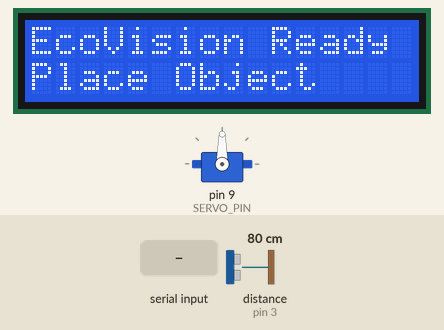
The sketch below on a simulated Arduino Uno, built with avr-gcc and run on an emulated ATmega328P. Parts: servo, 16×2 character LCD. Wiring (inferred from the names in the program): ultrasonic range finder: trigger pin 2; echo pin 3. Inputs (shaded band) come from the test bench; at power-on: distance to the obstacle (sensor on pin 3) 80 cm. The echo pulse lasts 58.3 µs per cm; what the sketch prints to the serial monitor is not drawn.

Above: at 2.8 s.
2.9 s: "BIO\n" received over Serial
At 3.5 s:
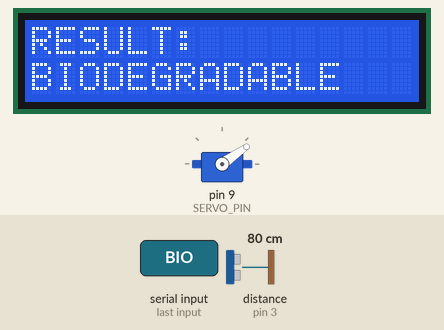
5.9 s: "NON_BIO\n" received over Serial
At 6.3 s:
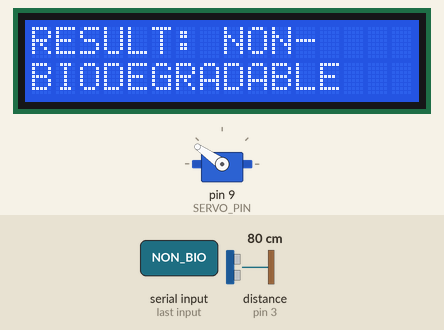
8.9 s: distance to the obstacle (sensor on pin 3) set to 2 cm
At 10.0 s:
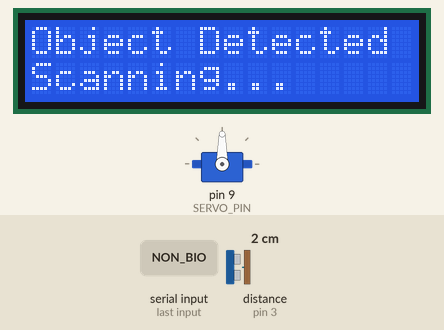
10.4 s: "MODE_AUTO\n" received over Serial
At 11.2 s:
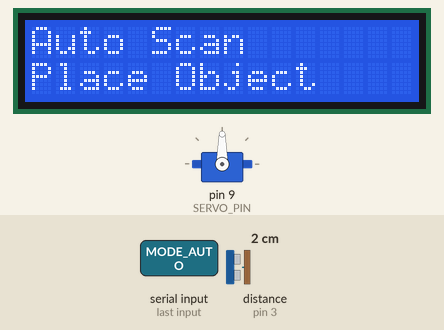
11.9 s: "MODE_MANUAL\n" received over Serial
At 12.7 s:
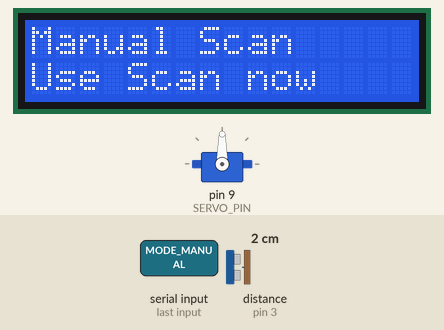
13.5 s: "BIO\n" received over Serial
At 16.6 s:
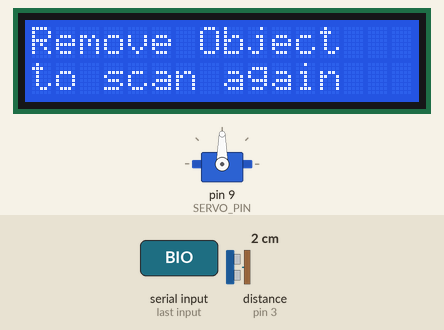
Timing chart, 0 to 17.5 s (numbered marks = the images above; inputs shaded):
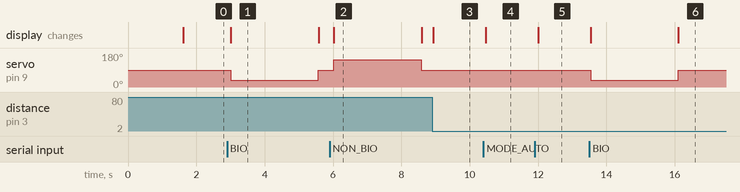

The sketch:

EcoVision_Final.ino
```cpp
#include <Wire.h>
#include <LiquidCrystal_I2C.h>
#include <Servo.h>

// =====================================================
// ECOVISION - AUTOMATIC GARBAGE CLASSIFICATION SYSTEM
// =====================================================

// HC-SR04
const int TRIG_PIN = 2;
const int ECHO_PIN = 3;

// Servo
const int SERVO_PIN = 9;

// I2C LCD: SDA -> A4, SCL -> A5
// If your LCD does not show text, try 0x3F instead of 0x27.
LiquidCrystal_I2C lcd(0x27, 16, 2);

Servo sortingServo;

// Detection distance in centimeters
const float DETECT_DISTANCE = 20.0;

// Servo positions - adjust these to match your sorter
const int CENTER_ANGLE = 90;
const int BIO_ANGLE = 35;
const int NON_BIO_ANGLE = 145;

bool objectPresent = false;

// Result display timing (non-blocking, so the sensor keeps reporting distance)
bool resultActive = false;
unsigned long resultStart = 0;
const unsigned long RESULT_TIME = 2500;

// Serial command buffer (non-blocking line reader)
String rxLine = "";

// Scan mode, set by the EcoVision website (MODE_AUTO / MODE_MANUAL).
// Auto   : the ultrasonic sensor starts the scan.
// Manual : the sensor still reports OBJECT_DETECTED and distance, but the LCD
//          waits for the person to press "Scan now" in the browser.
bool autoMode = true;
unsigned long lastDetectionTime = 0;
const unsigned long detectionDelay = 2000;


// =====================================================
// LCD HELPERS
// The LCD is 16 columns x 2 rows. "NON-BIODEGRADABLE" is 17 characters,
// so it cannot fit on one row. It is split over both rows instead:
//     RESULT: NON-
//     BIODEGRADABLE
// =====================================================

void showLcd(const char* line1, const char* line2) {
  lcd.clear();
  lcd.setCursor(0, 0);
  lcd.print(line1);
  lcd.setCursor(0, 1);
  lcd.print(line2);
}

void showReady() {
  showLcd("EcoVision Ready", "Place Object");
}


// =====================================================
// SETUP
// =====================================================

void setup() {
  Serial.begin(9600);

  pinMode(TRIG_PIN, OUTPUT);
  pinMode(ECHO_PIN, INPUT);

  sortingServo.attach(SERVO_PIN);
  sortingServo.write(CENTER_ANGLE);

  lcd.init();
  lcd.backlight();

  lcd.clear();
  lcd.setCursor(0, 0);
  lcd.print("EcoVision");
  lcd.setCursor(0, 1);
  lcd.print("Starting...");

  delay(1500);

  lcd.clear();
  lcd.setCursor(0, 0);
  lcd.print("EcoVision Ready");
  lcd.setCursor(0, 1);
  lcd.print("Place Object");

  Serial.println("ECOVISION_READY");
}


// =====================================================
// HC-SR04 DISTANCE
// =====================================================

float getDistance() {
  digitalWrite(TRIG_PIN, LOW);
  delayMicroseconds(2);

  digitalWrite(TRIG_PIN, HIGH);
  delayMicroseconds(10);

  digitalWrite(TRIG_PIN, LOW);

  long duration = pulseIn(ECHO_PIN, HIGH, 30000);

  if (duration == 0) {
    return -1;
  }

  return duration * 0.0343 / 2.0;
}


// =====================================================
// MAIN LOOP
// =====================================================

void loop() {
  // Check commands coming from the EcoVision browser via Web Serial
  readEcoVisionCommand();

  // End of the result display: centre the servo
  if (resultActive && millis() - resultStart >= RESULT_TIME) {
    resultActive = false;
    sortingServo.write(CENTER_ANGLE);
    if (objectPresent) showLcd("Remove Object", "to scan again");
    else showReady();
  }

  float distance = getDistance();

  if (distance > 0) {

    // Send distance to EcoVision
    Serial.print("DISTANCE:");
    Serial.println(distance, 1);

    // Object has arrived
    if (distance <= DETECT_DISTANCE && !objectPresent) {

      if (millis() - lastDetectionTime > detectionDelay) {

        objectPresent = true;
        lastDetectionTime = millis();

        lcd.clear();
        lcd.setCursor(0, 0);
        lcd.print("Object Detected");
        lcd.setCursor(0, 1);
        lcd.print(autoMode ? "Scanning..." : "Press Scan now");

        Serial.println("OBJECT_DETECTED");

        // Allow the object to settle
        delay(500);
      }
    }

    // Object has been removed
    if (distance > DETECT_DISTANCE + 5 && objectPresent) {

      objectPresent = false;


      sortingServo.write(CENTER_ANGLE);

      resultActive = false;
      showReady();

      Serial.println("OBJECT_REMOVED");

      delay(300);
    }
  }

  delay(100);
}


// =====================================================
// COMMANDS FROM ECOVISION BROWSER (WEB SERIAL)
// =====================================================

void readEcoVisionCommand() {

  while (Serial.available() > 0) {
    char c = (char)Serial.read();

    if (c == '\r') continue;
    if (c != '\n') {
      if (rxLine.length() < 24) rxLine += c;   // ignore runaway input
      continue;
    }

    String command = rxLine;
    rxLine = "";
    command.trim();
    if (command.length() == 0) continue;

    // -------------------------------------------------
    // SCAN MODE (sent by the website)
    // -------------------------------------------------
    if (command == "MODE_AUTO" || command == "MODE_MANUAL") {

      autoMode = (command == "MODE_AUTO");

      showLcd(autoMode ? "Auto Scan" : "Manual Scan",
              autoMode ? "Place Object" : "Use Scan now");

      Serial.println(autoMode ? "MODE_AUTO_ACCEPTED" : "MODE_MANUAL_ACCEPTED");
    }

    // -------------------------------------------------
    // BIODEGRADABLE
    // -------------------------------------------------
    else if (command == "BIO") {


      showLcd("RESULT:", "BIODEGRADABLE");          // 13 characters

      sortingServo.write(BIO_ANGLE);
      resultActive = true;
      resultStart = millis();

      Serial.println("BIO_ACCEPTED");
    }

    // -------------------------------------------------
    // NON-BIODEGRADABLE
    // "NON-BIODEGRADABLE" is 17 characters, one more than the
    // 16-column LCD, so it is split across the two rows.
    // -------------------------------------------------
    else if (command == "NON_BIO") {


      showLcd("RESULT: NON-", "BIODEGRADABLE");     // 12 + 13 characters

      sortingServo.write(NON_BIO_ANGLE);
      resultActive = true;
      resultStart = millis();

      Serial.println("NON_BIO_ACCEPTED");
    }
  }
}
```

Measured:
- after the input at 2.9 s, servo on pin 9 (SERVO_PIN): 90° → 35° after 0.11 s, → 90° 2.6 s later; the display: changes after 0.11 s (image 1)
- after the input at 5.9 s, servo on pin 9 (SERVO_PIN): 90° → 145° after 0.13 s, → 90° 2.6 s later; the display: changes after 0.13 s (image 2)
- after the input at 8.9 s, the display: changes at once (image 3)
- after the input at 10.4 s, the display: changes after 0.07 s (image 4)
- after the input at 11.9 s, the display: changes after 0.11 s (image 5)
- after the input at 13.5 s, servo on pin 9 (SERVO_PIN): 90° → 35° after 0.05 s, → 90° 2.5 s later; the display: first changes after 0.05 s (image 6 shows a later state)
- what the display in image 1 shows lasts 2.6 s, from 3.0 s to 5.6 s
